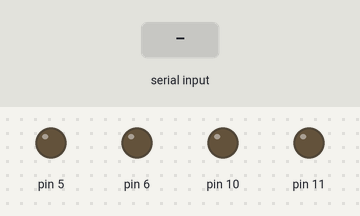
This sketch was run on a simulated Arduino Uno, built with avr-gcc and run on an emulated ATmega328P. Shown: output pins drawn as LEDs (lit = HIGH). Inputs (shaded band) come from the test bench. What the sketch prints to the serial monitor is not drawn.

Above: at 1.2 s.
1.3 s: "30,150\n" received over Serial
At 2.5 s:
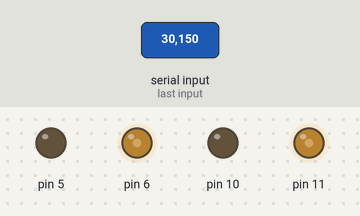
2.8 s: "49\n" received over Serial
At 3.6 s:
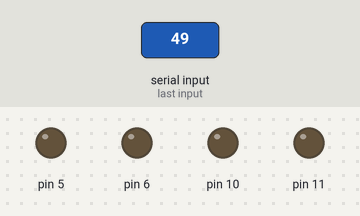
4.3 s: "51\n" received over Serial
At 4.8 s:
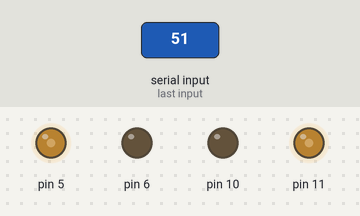
Timing chart, 0 to 7.3 s (numbered marks = the images above; inputs shaded):
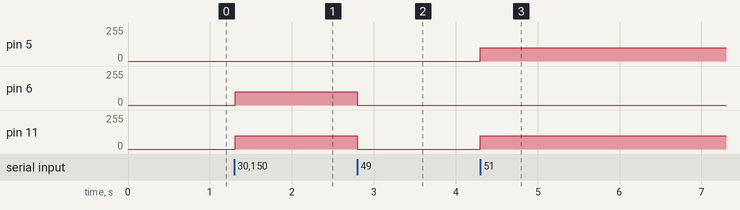

The sketch:

Arduinouno_geardmotor_speed_nocounter.ino
```cpp
// Specify pin# where Rotary encoder connected to
const uint8_t speeds = 100;

// グローバル変数の宣言
char input[1];  // 文字列格納用
int i = 0;      // 文字数のカウンタ
int val = 0;    // 受信した数値
int rot=0;   // 回転指示用

void setup() {
  Serial.begin(9600);
  Serial.println("CarMovement: 53.=break, 49.=forward, 50.=back, 51.=cw, 52.=ccw");
}


// シリアル通信で受信したデータを数値に変換
int serialNum(){
  // データ受信した場合の処理
  if (Serial.available()) {
    input[i] = Serial.read();
     // 文字数が3以上 or 末尾文字がある場合の処理
    if (i > 0 || input[i] == "\0") {
//    if (i > 2) {
      //input[i+1] = '\0';      // 末尾に終端文字の挿入
      val = atoi(input);    // 文字列を数値に変換
      Serial.write(input); // 文字列を送信
      Serial.write("\n");
      i = 0;      // カウンタの初期化
    }
    else { i++; }
  }
  return val;
}


/*
// シリアル通信で受信したデータを数値に変換
int serialNum(){
  // データ受信した場合の処理
  if (Serial.available()) {
    for(i=0;i<=1;i++){
        input[i] = Serial.read();}
    val = atoi(input);    // 文字列を数値に変換
    Serial.write(input); // 文字列を送信
    Serial.write("\n");
    i = 0;      // カウンタの初期化
  }
  return val;
}
*/

void loop() {
  rot = serialNum();
  //rot = Serial.read();
  //Serial.write(rot);
  //Serial.write("\n");


  // put your main code here, to run repeatedly:
  // 正転(回転)
  if(rot ==  49){
     //Serial.println("正転");
     analogWrite(10,speeds);
     analogWrite(11,0);
     analogWrite(5,speeds);
     analogWrite(6,0);

     //delay(5000);
  }
  else{
     // 逆転(逆回転)
     if(rot == 50){
        //Serial.println("逆転");
        analogWrite(10,0);
        analogWrite(11,speeds);
        analogWrite(5,0);
        analogWrite(6,speeds);
        //delay(5000);
     }
     else{
        if(rot == 51){
           //Serial.println("右周り");
           analogWrite(10,0);
           analogWrite(11,speeds);
           analogWrite(5,speeds);
           analogWrite(6,0);
        }
        else{
          if(rot == 52){
            //Serial.println("左周り");
           analogWrite(10,speeds);
           analogWrite(11,0);
           analogWrite(5,0);
           analogWrite(6,speeds);
          }
          else{
           // ブレーキ
           //Serial.println("ブレーキ");
           analogWrite(10,0);
           analogWrite(11,0);
           analogWrite(5,0);
           analogWrite(6,0);
           //delay(1000);
          }
        }
     }
  }
}
```

Measured:
- after the input at 1.3 s, pin 6, pin 11: 0/255 → 100/255 at once
- after the input at 2.8 s, pin 6, pin 11: 100/255 → 0/255 at once
- after the input at 4.3 s, pin 5, pin 11: 0/255 → 100/255 at once
